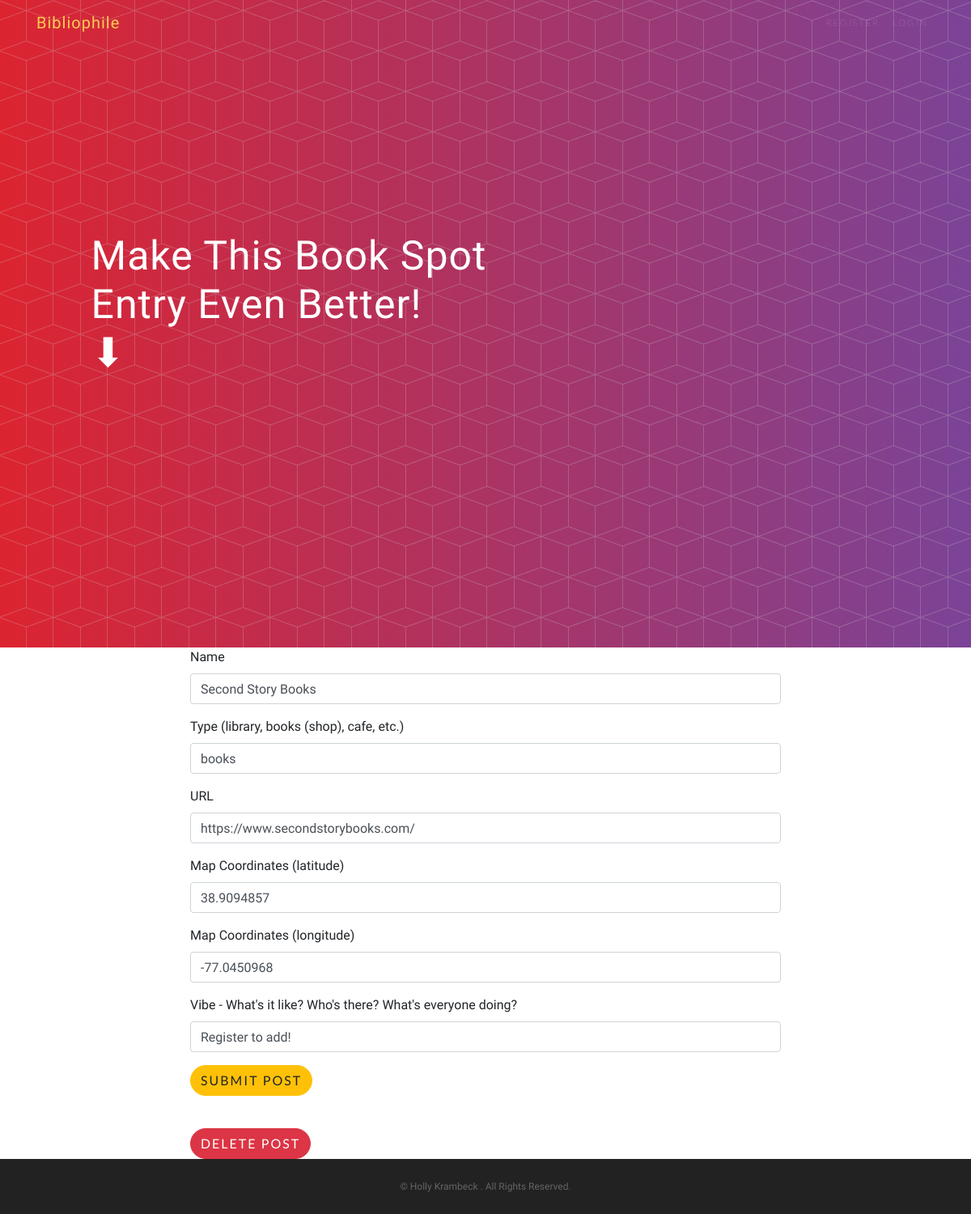
Screenshot of /edit_post/1 with the database file from the repository.
### main.py (models this page shows)
class PlacePost(db.Model):
    __tablename__ = "place_posts"
    id = db.Column(db.Integer, primary_key=True)
    name = db.Column(db.String(), nullable=False)
    type = db.Column(db.String(), nullable=False)
    website = db.Column(db.String(), nullable=False)
    lat = db.Column(db.Float(), nullable=False)
    lon = db.Column(db.Float(), nullable=False)
    vibe = db.Column(db.Text(), nullable=False)

### main.py (the view, shortened to what this page needs)
@app.route('/edit_post/<int:num>', methods=['GET', 'POST'])
def edit_post(num):
    place = db.session.query(PlacePost).filter_by(id=num).first()
    edit_form = CreatePlaceForm(
        name=place.name,
        type=place.type,
        website=place.website,
        lat=place.lat,
        lon=place.lon,
        vibe=place.vibe
    )
    return render_template("edit_post.html", form=edit_form, is_edit=True, num=num, logged_in=current_user.is_authenticated)

### forms.py
class CreatePlaceForm(FlaskForm):
    name = StringField("Name", validators=[DataRequired()])
    type = StringField("Type (library, books (shop), cafe, etc.)", validators=[DataRequired()])
    website = StringField("URL")
    lat = FloatField("Map Coordinates (latitude)")
    lon = FloatField("Map Coordinates (longitude)")
    vibe = StringField("Vibe - What's it like? Who's there? What's everyone doing?")
    submit = SubmitField("Submit Post")

### templates/edit_post.html (shortened to what this page needs)
{% import "bootstrap/wtf.html" as wtf %}
{% include "header.html" %}
{% include "nav.html" %}
<body>
  <header class="masthead">
    <div class="container">
      <div class="row h-100">
        <div class="col-lg-7 my-auto">
          <div class="header-content mx-auto">
            <h1 class="mb-5">Make This Book Spot Entry Even Better!<br>   ⬇ </h1>
          </div>
        </div>
        </div>
      </div>
  </header>
  <div class="container">
    <div class="row">
      <div class="col-lg-8 col-md-10 mx-auto">
        {{ wtf.quick_form(form, novalidate=True, button_map={"submit": "warning"}) }}
        <br>
        <a class="btn btn-danger float-left" href="{{url_for('delete_post', num=num)}}">Delete Post</a>
      </div>
    </div>
  </div>
</body>
{% include "footer.html" %}

### rows the page displays
PlacePost: name "Second Story Books", type "books", website "https://www.secondstorybooks.com/", lat "38.9094857", lon "-77.0450968", vibe "Register to add!"
